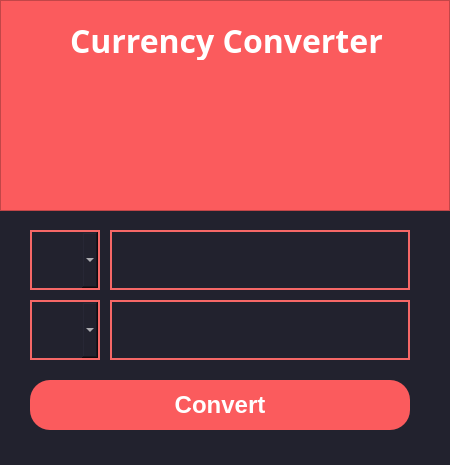
<?xml version="1.0" encoding="UTF-8"?>
<ui version="4.0">
 <class>MainWindow</class>
 <widget class="QMainWindow" name="MainWindow">
  <property name="geometry">
   <rect>
    <x>0</x>
    <y>0</y>
    <width>450</width>
    <height>465</height>
   </rect>
  </property>
  <property name="windowTitle">
   <string>MainWindow</string>
  </property>
  <widget class="QWidget" name="centralwidget">
   <property name="styleSheet">
    <string notr="true">background-color: #22222e</string>
   </property>
   <widget class="QFrame" name="frame">
    <property name="geometry">
     <rect>
      <x>0</x>
      <y>0</y>
      <width>450</width>
      <height>211</height>
     </rect>
    </property>
    <property name="styleSheet">
     <string notr="true">background-color: #fb5b5d;</string>
    </property>
    <property name="frameShape">
     <enum>QFrame::StyledPanel</enum>
    </property>
    <property name="frameShadow">
     <enum>QFrame::Raised</enum>
    </property>
    <widget class="QLabel" name="label">
     <property name="geometry">
      <rect>
       <x>70</x>
       <y>10</y>
       <width>321</width>
       <height>61</height>
      </rect>
     </property>
     <property name="font">
      <font>
       <family>Segoe UI Black</family>
       <pointsize>24</pointsize>
       <weight>75</weight>
       <bold>true</bold>
      </font>
     </property>
     <property name="styleSheet">
      <string notr="true">color: white</string>
     </property>
     <property name="text">
      <string>Currency Converter</string>
     </property>
    </widget>
    <widget class="QLabel" name="label_2">
     <property name="geometry">
      <rect>
       <x>120</x>
       <y>60</y>
       <width>221</width>
       <height>131</height>
      </rect>
     </property>
     <property name="text">
      <string/>
     </property>
     <property name="pixmap">
      <pixmap>C:/Users/bps/Downloads/imgonline-com-ua-Resize-eyLmN8BuaQbJb.png</pixmap>
     </property>
    </widget>
   </widget>
   <widget class="QLineEdit" name="input_amount">
    <property name="geometry">
     <rect>
      <x>110</x>
      <y>230</y>
      <width>300</width>
      <height>60</height>
     </rect>
    </property>
    <property name="font">
     <font>
      <family>Segoe UI Black</family>
      <pointsize>14</pointsize>
      <weight>75</weight>
      <bold>true</bold>
     </font>
    </property>
    <property name="styleSheet">
     <string notr="true">background-color: #22222e;
border: 2px solid #f66867;
color: white
</string>
    </property>
    <property name="text">
     <string/>
    </property>
    <property name="alignment">
     <set>Qt::AlignCenter</set>
    </property>
   </widget>
   <widget class="QLineEdit" name="output_amount">
    <property name="geometry">
     <rect>
      <x>110</x>
      <y>300</y>
      <width>300</width>
      <height>60</height>
     </rect>
    </property>
    <property name="font">
     <font>
      <family>Segoe UI Black</family>
      <pointsize>14</pointsize>
      <weight>75</weight>
      <bold>true</bold>
     </font>
    </property>
    <property name="autoFillBackground">
     <bool>false</bool>
    </property>
    <property name="styleSheet">
     <string notr="true">background-colour: #22222e;
border: 2px solid #f66867;
color: white
</string>
    </property>
    <property name="alignment">
     <set>Qt::AlignCenter</set>
    </property>
   </widget>
   <widget class="QPushButton" name="pushButton">
    <property name="geometry">
     <rect>
      <x>30</x>
      <y>380</y>
      <width>380</width>
      <height>50</height>
     </rect>
    </property>
    <property name="font">
     <font>
      <pointsize>18</pointsize>
      <weight>75</weight>
      <bold>true</bold>
     </font>
    </property>
    <property name="styleSheet">
     <string notr="true">QPushButton {
	color: white;
	background-color: #fb5b5d;
	border-radius: 20;
}

QPushButton:pressed{
	background-color: #fa4244
}</string>
    </property>
    <property name="text">
     <string>Convert</string>
    </property>
   </widget>
   <widget class="QComboBox" name="comboBox">
    <property name="geometry">
     <rect>
      <x>30</x>
      <y>230</y>
      <width>70</width>
      <height>60</height>
     </rect>
    </property>
    <property name="font">
     <font>
      <family>Segoe UI Black</family>
      <pointsize>14</pointsize>
      <weight>75</weight>
      <bold>true</bold>
     </font>
    </property>
    <property name="styleSheet">
     <string notr="true">background-color: #22222e;
border: 2px solid #f66867;
color: white
</string>
    </property>
    <property name="insertPolicy">
     <enum>QComboBox::InsertAtCurrent</enum>
    </property>
    <property name="duplicatesEnabled">
     <bool>false</bool>
    </property>
   </widget>
   <widget class="QComboBox" name="comboBox_2">
    <property name="geometry">
     <rect>
      <x>30</x>
      <y>300</y>
      <width>70</width>
      <height>60</height>
     </rect>
    </property>
    <property name="font">
     <font>
      <family>Segoe UI Black</family>
      <pointsize>14</pointsize>
      <weight>75</weight>
      <bold>true</bold>
     </font>
    </property>
    <property name="styleSheet">
     <string notr="true">background-color: #22222e;
border: 2px solid #f66867;
color: white</string>
    </property>
   </widget>
  </widget>
 </widget>
 <resources/>
 <connections/>
</ui>
